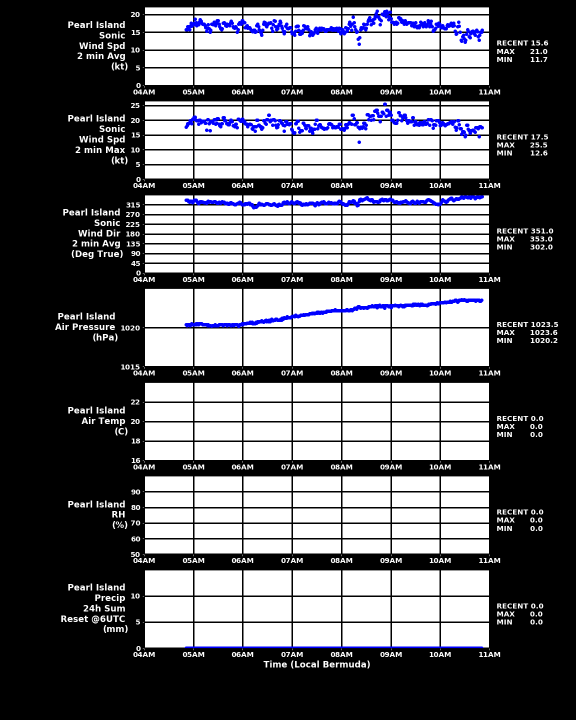
#> input picture optical_character_recognition_testing/GRAPH_Pearl Island_2020-04-29-1051-L.png, 1152 x 1440 px, found by its file name (shown at 1/2 size)
$ python cropping_pil.py
#> lines starting #> are read from the running program, lines starting #| are printed output that depends on the picture
# Improting Image class from PIL module
from PIL import Image

# Opens a image in RGB mode
im = Image.open(r"GRAPH_Pearl Island_2020-04-29-1051-L.png")
#> im is the input picture: PIL image 1152x1440 RGBA; mean R, G, B, A 105.4, 105.4, 109.8, 255

# Size of the image in pixels (size of orginal image)
# (This is not mandatory)
width, height = im.size
#> width = 1152; height = 1440

# Setting the points for cropped image
left = 980
top = height / 40
#> top = 36
right = 1140
bottom = 3 * height / 4
#> bottom = 1080

# Cropped image of above dimension
# (It will not change orginal image)
im1 = im.crop((left, top, right, bottom))
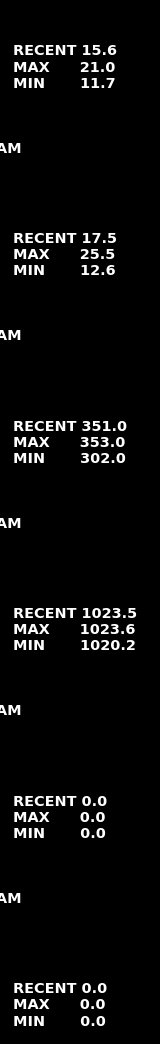
#> im1: PIL image 160x1044 RGBA; mean R, G, B, A 11.4, 11.4, 11.4, 255

# Shows the image in image viewer
im1.show()
